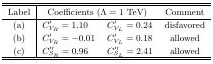
#> input picture dfx-web/TSRServer/bgProcess/tsr/test/partially.jpg, 213 x 64 px
$ python Hough.py
#> lines starting #> are read from the running program, lines starting #| are printed output that depends on the picture; after the words box and inside, x2 and y2 are one past the last pixel; in counts of white or black regions, pixels touching at a corner belong together
import numpy as np
import cv2

img = cv2.imread('partially.jpg')
#> img is the input picture: shape (64, 213, 3); min 0, max 255, mean 220.9
img2 = img.copy()

gray = cv2.cvtColor(img, cv2.COLOR_BGR2GRAY)
edges = cv2.Canny(gray, 100, 200)
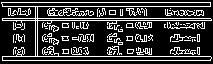
#> edges: shape (64, 213); 22.6% white in thin lines or dots

lines = cv2.HoughLines(edges, 1, np.pi / 180, 80)
#> lines = [[2, 1.57], [20, 1.57], [6, 1.57], [18, 1.57], [56, 1.57], [60, 1.57], [21, 1.55], [17, 1.59], [13, 1.61], [53, 1.59], [25, 1.54], [20, 1.48]]

for line in lines:
    rho, theta = line[0]
    cos, sin = np.cos(theta), np.sin(theta)
    cx, cy = rho * cos, rho * sin
    x1, y1 = int(cx + 1000 * (-sin)), int(cy + 1000 * cos)
    x2, y2 = int(cx + 1000 * sin), int(cy + 1000 * (-cos))
    cv2.line(img2, (x1, y1), (x2, y2), (0, 255, 0), 1)
#> this loop made 12 passes
#> (rho, theta, cos, sin, cx, cy, x1, y1) on passes 1 to 12: (2, 1.57, -4.37e-08, 1, -8.74e-08, 2, -1000, 1), (20, 1.57, -4.37e-08, 1, -8.74e-07, 20, -1000, 19), (6, 1.57, -4.37e-08, 1, -2.62e-07, 6, -1000, 5), (18, 1.57, -4.37e-08, 1, -7.87e-07, 18, -1000, 17), (56, 1.57, -4.37e-08, 1, -2.45e-06, 56, -1000, 55), (60, 1.57, -4.37e-08, 1, -2.62e-06, 60, -1000, 59), (21, 1.55, 0.0175, 1, 0.367, 21, -999, 38), (17, 1.59, -0.0175, 1, -0.297, 17, -1000, 0), (13, 1.61, -0.0349, 0.999, -0.454, 12.99, -999, -21), (53, 1.59, -0.0175, 1, -0.925, 52.99, -1000, 35), (25, 1.54, 0.0349, 0.999, 0.872, 24.98, -998, 59), (20, 1.48, 0.0872, 0.996, 1.74, 19.92, -994, 107)
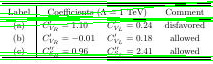
#> img2: shape (64, 213, 3); 15.61% of pixels changed, all inside (x1, y1, x2, y2) = (0, 1, 213, 61)

cv2.imshow('img', img2)
cv2.imshow('edges', edges)
cv2.waitKey(0)
cv2.destroyAllWindows()

#> (the run stopped early here; a loop or call above may not have finished)

$ run again, with dfx-web/TSRServer/bgProcess/tsr/test/bordered_roi.jpg copied over dfx-web/TSRServer/bgProcess/tsr/test/partially.jpg
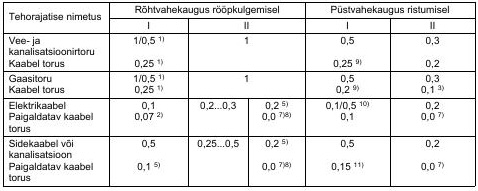
#> input picture dfx-web/TSRServer/bgProcess/tsr/test/bordered_roi.jpg, 478 x 191 px
#> img is the input picture: shape (191, 478, 3); min 0, max 255, mean 231.9
#> `edges = cv2.Canny(gray, 100, 200)`:
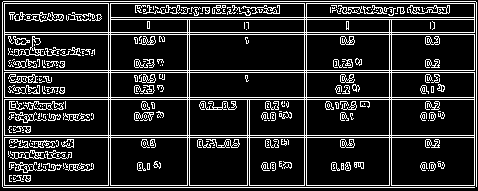
#> edges: shape (191, 478); 16.4% white in thin lines or dots
#> lines = 557 rows, first 8: [1, 1.57], [32, 1.57], [34, 1.57], [70, 1.57], [72, 1.57], [97, 1.57], [99, 1.57], [135, 1.57]
#> the loop `for line in lines:` made 557 passes
#> (rho, theta, cos, sin, cx, cy, x1, y1) on passes 2 to 4: (32, 1.57, -4.37e-08, 1, -1.4e-06, 32, -1000, 31), (34, 1.57, -4.37e-08, 1, -1.49e-06, 34, -1000, 33), (70, 1.57, -4.37e-08, 1, -3.06e-06, 70, -1000, 69)
#> after the loop `for line in lines:`:
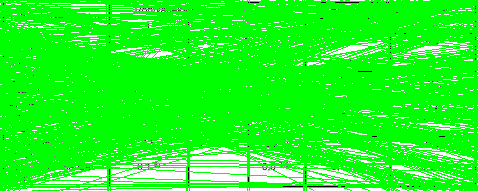
#> img2: shape (191, 478, 3); mean B, G, R 34.4, 253.6, 34.4
